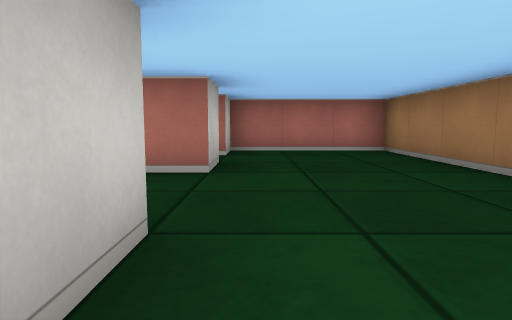
[1] (above)

12 first-person views from a walk through a cub3D ray-caster map. The camera is about half as high as the walls, tilts 6° down and sees 75° across. The floor is counted in squares. Each view is taken from the middle of a square. On the plan, view 1 faces up. The plan holds only what a view shows up to about 9 squares ahead; the rest is blank.

[2]
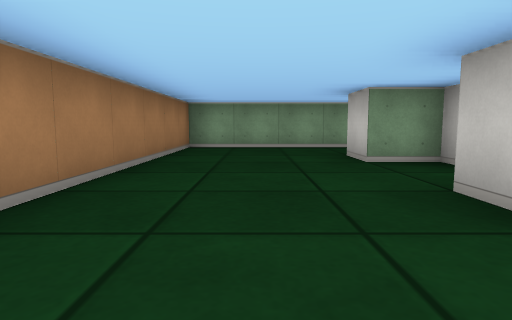

[3]
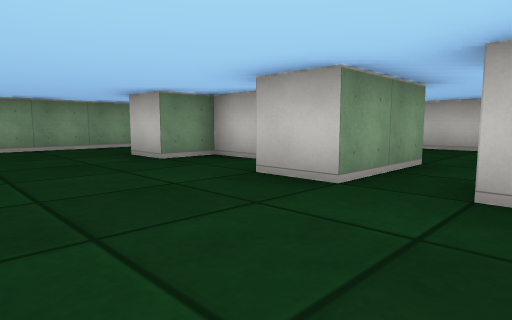

[4]
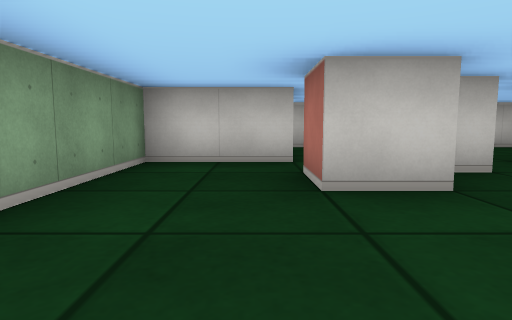

[5]
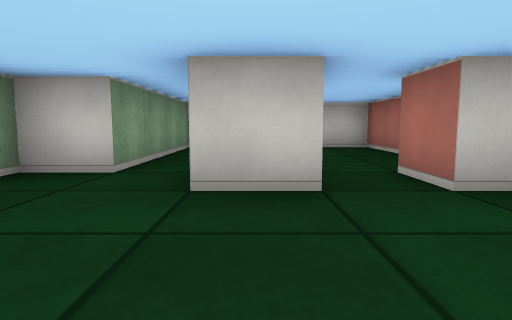

[6]
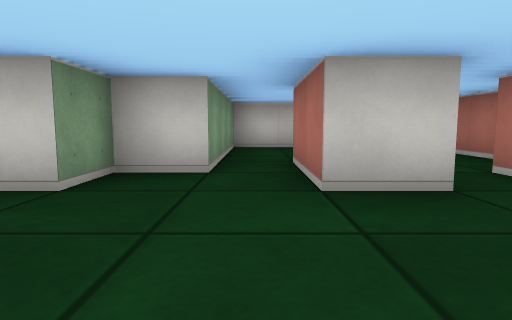

[7]
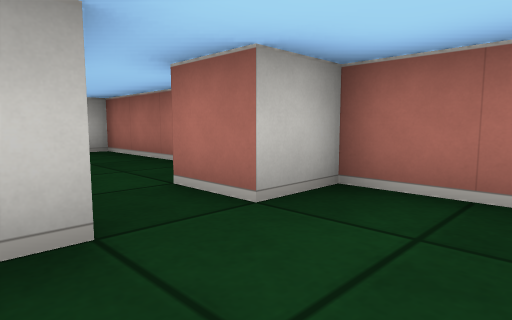

[8]
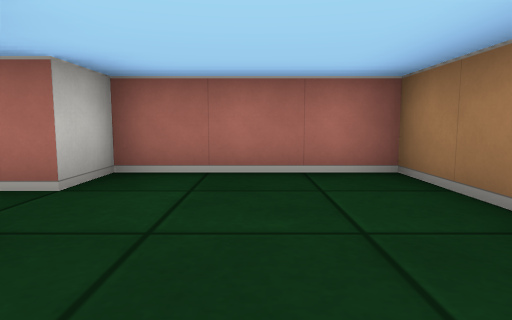

[9]
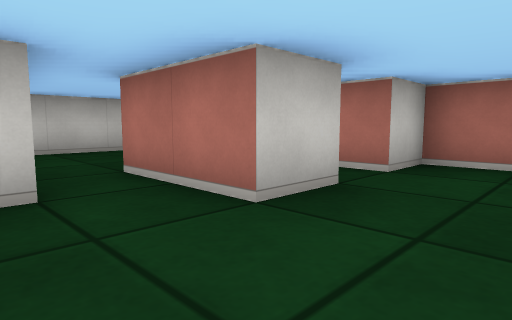

[10]
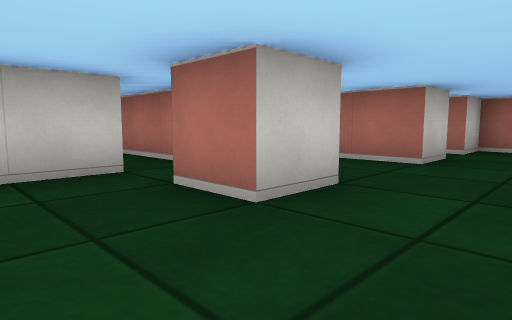

[11]
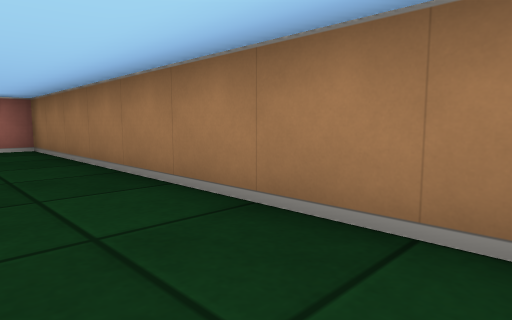

[12]
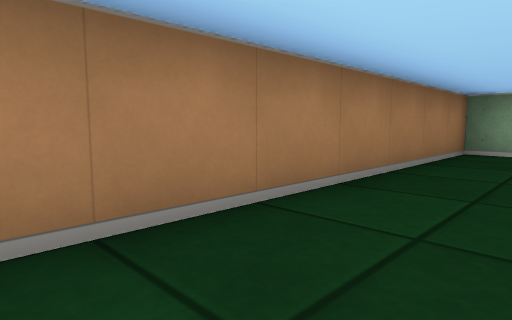

### Floor plan
Ten units are one square. View 1 is at (0, 0); x grows to the right and y downward. Boxes are objects, and circles mark ways between rooms. Rooms are numbered by the first view taken in them; rooms with no view inside come last. Other rooms are left out.
<svg viewBox="-60 -70 90 90">
<path fill="none" stroke="#000" d="M-15 -25 -15 -15 -5 -15 -5 -5 -15 -5M-5 -45 -5 -35 -15 -35M-25 -6 -25 15 25 15 25 -65 -5 -65 -5 -55M-26 -45 -5 -45M-29 -65 -55 -65 -55 -25 -15 -25M-15 -35 -25 -35M-5 -55 -15 -55"/>
<circle cx="-15" cy="-40" r="3" fill="#2a7"/>
<text x="10" y="-20">1</text>
<text x="-30" y="-50">2</text>
</svg>
Room 1 opens to room 2.

Where each view was taken, in squares from view 1:
view 1: 0 up, 0 right, facing up
view 2: 6 up, 1 right, facing down
view 3: 6 up, 2 right, facing down-left
view 4: 0 up, 2 right, facing left
view 5: 4 up, 2 right, facing left
view 6: 3 up, 2 right, facing left
view 7: 4 up, 1 right, facing up-left
view 8: 3 up, 1 right, facing up
view 9: 2 up, 1 right, facing up-left
view 10: 1 down, 1 right, facing up-left
view 11: 1 down, 1 right, facing up-right
view 12: 5 up, 1 right, facing down-right
